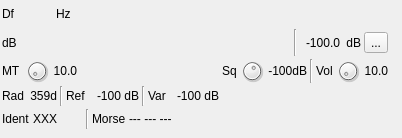
<?xml version="1.0" encoding="UTF-8"?>
<ui version="4.0">
 <class>VORDemodSCGUI</class>
 <widget class="RollupContents" name="VORDemodSCGUI">
  <property name="geometry">
   <rect>
    <x>0</x>
    <y>0</y>
    <width>402</width>
    <height>138</height>
   </rect>
  </property>
  <property name="sizePolicy">
   <sizepolicy hsizetype="Expanding" vsizetype="Fixed">
    <horstretch>0</horstretch>
    <verstretch>0</verstretch>
   </sizepolicy>
  </property>
  <property name="minimumSize">
   <size>
    <width>352</width>
    <height>110</height>
   </size>
  </property>
  <property name="maximumSize">
   <size>
    <width>560</width>
    <height>16777215</height>
   </size>
  </property>
  <property name="font">
   <font>
    <family>Liberation Sans</family>
    <pointsize>9</pointsize>
   </font>
  </property>
  <property name="focusPolicy">
   <enum>Qt::StrongFocus</enum>
  </property>
  <property name="windowTitle">
   <string>VOR Demodulator</string>
  </property>
  <widget class="QWidget" name="settingsContainer" native="true">
   <property name="geometry">
    <rect>
     <x>0</x>
     <y>0</y>
     <width>390</width>
     <height>131</height>
    </rect>
   </property>
   <property name="minimumSize">
    <size>
     <width>350</width>
     <height>0</height>
    </size>
   </property>
   <property name="windowTitle">
    <string>Settings</string>
   </property>
   <layout class="QVBoxLayout" name="verticalLayout">
    <property name="spacing">
     <number>3</number>
    </property>
    <property name="leftMargin">
     <number>2</number>
    </property>
    <property name="topMargin">
     <number>2</number>
    </property>
    <property name="rightMargin">
     <number>2</number>
    </property>
    <property name="bottomMargin">
     <number>2</number>
    </property>
    <item>
     <layout class="QHBoxLayout" name="deltaFreqPowLayout">
      <property name="topMargin">
       <number>2</number>
      </property>
      <item>
       <layout class="QHBoxLayout" name="deltaFreqiencyLayout">
        <item>
         <widget class="QLabel" name="deltaFrequencyLabel">
          <property name="minimumSize">
           <size>
            <width>16</width>
            <height>0</height>
           </size>
          </property>
          <property name="text">
           <string>Df</string>
          </property>
         </widget>
        </item>
        <item>
         <widget class="ValueDialZ" name="deltaFrequency" native="true">
          <property name="sizePolicy">
           <sizepolicy hsizetype="Maximum" vsizetype="Maximum">
            <horstretch>0</horstretch>
            <verstretch>0</verstretch>
           </sizepolicy>
          </property>
          <property name="minimumSize">
           <size>
            <width>32</width>
            <height>16</height>
           </size>
          </property>
          <property name="font">
           <font>
            <family>Liberation Mono</family>
            <pointsize>12</pointsize>
           </font>
          </property>
          <property name="cursor">
           <cursorShape>PointingHandCursor</cursorShape>
          </property>
          <property name="focusPolicy">
           <enum>Qt::StrongFocus</enum>
          </property>
          <property name="toolTip">
           <string>Demod shift frequency from center in Hz</string>
          </property>
         </widget>
        </item>
        <item>
         <widget class="QLabel" name="deltaUnits">
          <property name="text">
           <string>Hz </string>
          </property>
         </widget>
        </item>
       </layout>
      </item>
      <item>
       <spacer name="horizontalSpacer">
        <property name="orientation">
         <enum>Qt::Horizontal</enum>
        </property>
        <property name="sizeHint" stdset="0">
         <size>
          <width>40</width>
          <height>20</height>
         </size>
        </property>
       </spacer>
      </item>
     </layout>
    </item>
    <item>
     <layout class="QHBoxLayout" name="powLayout">
      <property name="topMargin">
       <number>2</number>
      </property>
      <item>
       <layout class="QHBoxLayout" name="levelLayout">
        <item>
         <widget class="QLabel" name="channelPowerMeterUnits">
          <property name="text">
           <string>dB</string>
          </property>
         </widget>
        </item>
        <item>
         <widget class="LevelMeterSignalDB" name="channelPowerMeter" native="true">
          <property name="sizePolicy">
           <sizepolicy hsizetype="Expanding" vsizetype="MinimumExpanding">
            <horstretch>0</horstretch>
            <verstretch>0</verstretch>
           </sizepolicy>
          </property>
          <property name="minimumSize">
           <size>
            <width>0</width>
            <height>24</height>
           </size>
          </property>
          <property name="font">
           <font>
            <family>Liberation Mono</family>
            <pointsize>8</pointsize>
           </font>
          </property>
          <property name="toolTip">
           <string>Level meter (dB) top trace: average, bottom trace: instantaneous peak, tip: peak hold</string>
          </property>
         </widget>
        </item>
        <item>
         <widget class="Line" name="line_4">
          <property name="orientation">
           <enum>Qt::Vertical</enum>
          </property>
         </widget>
        </item>
       </layout>
      </item>
      <item>
       <layout class="QHBoxLayout" name="channelPowerLayout">
        <item>
         <widget class="QLabel" name="channelPower">
          <property name="minimumSize">
           <size>
            <width>40</width>
            <height>0</height>
           </size>
          </property>
          <property name="toolTip">
           <string>Channel power</string>
          </property>
          <property name="layoutDirection">
           <enum>Qt::RightToLeft</enum>
          </property>
          <property name="text">
           <string>-100.0</string>
          </property>
          <property name="alignment">
           <set>Qt::AlignRight|Qt::AlignTrailing|Qt::AlignVCenter</set>
          </property>
         </widget>
        </item>
        <item>
         <widget class="QLabel" name="channelPowerUnits">
          <property name="text">
           <string> dB</string>
          </property>
         </widget>
        </item>
       </layout>
      </item>
      <item>
       <widget class="QToolButton" name="audioMute">
        <property name="toolTip">
         <string>Left: Mute/Unmute audio Right: view/select audio device</string>
        </property>
        <property name="text">
         <string>...</string>
        </property>
        <property name="icon">
         <iconset resource="../../../sdrgui/resources/res.qrc">
          <normaloff>:/sound_on.png</normaloff>
          <normalon>:/sound_off.png</normalon>:/sound_on.png</iconset>
        </property>
        <property name="checkable">
         <bool>true</bool>
        </property>
       </widget>
      </item>
     </layout>
    </item>
    <item>
     <layout class="QHBoxLayout" name="buttonLayout">
      <item>
       <widget class="QLabel" name="threshLabel">
        <property name="minimumSize">
         <size>
          <width>20</width>
          <height>0</height>
         </size>
        </property>
        <property name="text">
         <string>MT</string>
        </property>
       </widget>
      </item>
      <item>
       <widget class="QDial" name="thresh">
        <property name="maximumSize">
         <size>
          <width>24</width>
          <height>24</height>
         </size>
        </property>
        <property name="toolTip">
         <string>Morse code ident threshold (Linear SNR)</string>
        </property>
        <property name="minimum">
         <number>0</number>
        </property>
        <property name="maximum">
         <number>100</number>
        </property>
        <property name="pageStep">
         <number>1</number>
        </property>
        <property name="value">
         <number>0</number>
        </property>
       </widget>
      </item>
      <item>
       <widget class="QLabel" name="threshText">
        <property name="sizePolicy">
         <sizepolicy hsizetype="Minimum" vsizetype="Preferred">
          <horstretch>0</horstretch>
          <verstretch>0</verstretch>
         </sizepolicy>
        </property>
        <property name="minimumSize">
         <size>
          <width>25</width>
          <height>0</height>
         </size>
        </property>
        <property name="text">
         <string>10.0</string>
        </property>
        <property name="alignment">
         <set>Qt::AlignRight|Qt::AlignTrailing|Qt::AlignVCenter</set>
        </property>
       </widget>
      </item>
      <item>
       <spacer name="horizontalSpacer_2">
        <property name="orientation">
         <enum>Qt::Horizontal</enum>
        </property>
        <property name="sizeHint" stdset="0">
         <size>
          <width>40</width>
          <height>20</height>
         </size>
        </property>
       </spacer>
      </item>
      <item>
       <widget class="QLabel" name="label_4">
        <property name="text">
         <string>Sq</string>
        </property>
       </widget>
      </item>
      <item>
       <widget class="QDial" name="squelch">
        <property name="maximumSize">
         <size>
          <width>24</width>
          <height>24</height>
         </size>
        </property>
        <property name="toolTip">
         <string>Audio squelch threshold (dB)</string>
        </property>
        <property name="minimum">
         <number>-100</number>
        </property>
        <property name="maximum">
         <number>0</number>
        </property>
        <property name="pageStep">
         <number>1</number>
        </property>
        <property name="value">
         <number>-40</number>
        </property>
       </widget>
      </item>
      <item>
       <widget class="QLabel" name="squelchText">
        <property name="minimumSize">
         <size>
          <width>40</width>
          <height>0</height>
         </size>
        </property>
        <property name="text">
         <string>-100dB</string>
        </property>
        <property name="alignment">
         <set>Qt::AlignRight|Qt::AlignTrailing|Qt::AlignVCenter</set>
        </property>
       </widget>
      </item>
      <item>
       <widget class="Line" name="line_2">
        <property name="orientation">
         <enum>Qt::Vertical</enum>
        </property>
       </widget>
      </item>
      <item>
       <widget class="QLabel" name="label_3">
        <property name="text">
         <string>Vol</string>
        </property>
       </widget>
      </item>
      <item>
       <widget class="QDial" name="volume">
        <property name="maximumSize">
         <size>
          <width>24</width>
          <height>24</height>
         </size>
        </property>
        <property name="toolTip">
         <string>Audio volume</string>
        </property>
        <property name="maximum">
         <number>100</number>
        </property>
        <property name="pageStep">
         <number>1</number>
        </property>
       </widget>
      </item>
      <item>
       <widget class="QLabel" name="volumeText">
        <property name="minimumSize">
         <size>
          <width>25</width>
          <height>0</height>
         </size>
        </property>
        <property name="text">
         <string>10.0</string>
        </property>
        <property name="alignment">
         <set>Qt::AlignRight|Qt::AlignTrailing|Qt::AlignVCenter</set>
        </property>
       </widget>
      </item>
     </layout>
    </item>
    <item>
     <layout class="QHBoxLayout" name="radialLayout">
      <item>
       <widget class="QLabel" name="radialLabel">
        <property name="minimumSize">
         <size>
          <width>20</width>
          <height>0</height>
         </size>
        </property>
        <property name="text">
         <string>Rad</string>
        </property>
       </widget>
      </item>
      <item>
       <widget class="QLabel" name="radialText">
        <property name="sizePolicy">
         <sizepolicy hsizetype="Minimum" vsizetype="Preferred">
          <horstretch>0</horstretch>
          <verstretch>0</verstretch>
         </sizepolicy>
        </property>
        <property name="minimumSize">
         <size>
          <width>30</width>
          <height>0</height>
         </size>
        </property>
        <property name="toolTip">
         <string>Radial direction (degrees) red if low confidence</string>
        </property>
        <property name="text">
         <string>359d</string>
        </property>
        <property name="alignment">
         <set>Qt::AlignRight|Qt::AlignTrailing|Qt::AlignVCenter</set>
        </property>
       </widget>
      </item>
      <item>
       <widget class="Line" name="line">
        <property name="orientation">
         <enum>Qt::Vertical</enum>
        </property>
       </widget>
      </item>
      <item>
       <widget class="QLabel" name="refLabel">
        <property name="text">
         <string>Ref</string>
        </property>
       </widget>
      </item>
      <item>
       <widget class="QLabel" name="refText">
        <property name="minimumSize">
         <size>
          <width>50</width>
          <height>0</height>
         </size>
        </property>
        <property name="toolTip">
         <string>Magnitude of the received 30Hz FM reference signal in dB</string>
        </property>
        <property name="text">
         <string>-100 dB</string>
        </property>
        <property name="alignment">
         <set>Qt::AlignRight|Qt::AlignTrailing|Qt::AlignVCenter</set>
        </property>
       </widget>
      </item>
      <item>
       <widget class="Line" name="line_5">
        <property name="orientation">
         <enum>Qt::Vertical</enum>
        </property>
       </widget>
      </item>
      <item>
       <widget class="QLabel" name="varLabel">
        <property name="text">
         <string>Var</string>
        </property>
       </widget>
      </item>
      <item>
       <widget class="QLabel" name="varText">
        <property name="minimumSize">
         <size>
          <width>50</width>
          <height>0</height>
         </size>
        </property>
        <property name="toolTip">
         <string>Magnitude of the received 30Hz AM variable signal in dB</string>
        </property>
        <property name="text">
         <string>-100 dB</string>
        </property>
        <property name="alignment">
         <set>Qt::AlignRight|Qt::AlignTrailing|Qt::AlignVCenter</set>
        </property>
       </widget>
      </item>
      <item>
       <spacer name="horizontalSpacer_4">
        <property name="orientation">
         <enum>Qt::Horizontal</enum>
        </property>
        <property name="sizeHint" stdset="0">
         <size>
          <width>40</width>
          <height>20</height>
         </size>
        </property>
       </spacer>
      </item>
     </layout>
    </item>
    <item>
     <layout class="QHBoxLayout" name="identLayout">
      <item>
       <widget class="QLabel" name="identLabel">
        <property name="text">
         <string>Ident</string>
        </property>
       </widget>
      </item>
      <item>
       <widget class="QLabel" name="identText">
        <property name="minimumSize">
         <size>
          <width>50</width>
          <height>0</height>
         </size>
        </property>
        <property name="toolTip">
         <string>Decoded identity code yellow if not matching rules</string>
        </property>
        <property name="text">
         <string>XXX</string>
        </property>
       </widget>
      </item>
      <item>
       <widget class="Line" name="line_13">
        <property name="orientation">
         <enum>Qt::Vertical</enum>
        </property>
       </widget>
      </item>
      <item>
       <widget class="QLabel" name="morseLabel">
        <property name="text">
         <string>Morse</string>
        </property>
       </widget>
      </item>
      <item>
       <widget class="QLabel" name="morseText">
        <property name="minimumSize">
         <size>
          <width>120</width>
          <height>0</height>
         </size>
        </property>
        <property name="toolTip">
         <string>Morse identity decoded yellow if not matching rules</string>
        </property>
        <property name="text">
         <string>--- --- ---</string>
        </property>
       </widget>
      </item>
      <item>
       <spacer name="horizontalSpacer_9">
        <property name="orientation">
         <enum>Qt::Horizontal</enum>
        </property>
        <property name="sizeHint" stdset="0">
         <size>
          <width>40</width>
          <height>20</height>
         </size>
        </property>
       </spacer>
      </item>
     </layout>
    </item>
   </layout>
  </widget>
 </widget>
 <customwidgets>
  <customwidget>
   <class>RollupContents</class>
   <extends>QWidget</extends>
   <header>gui/rollupcontents.h</header>
   <container>1</container>
  </customwidget>
  <customwidget>
   <class>ValueDialZ</class>
   <extends>QWidget</extends>
   <header>gui/valuedialz.h</header>
   <container>1</container>
  </customwidget>
  <customwidget>
   <class>LevelMeterSignalDB</class>
   <extends>QWidget</extends>
   <header>gui/levelmeter.h</header>
   <container>1</container>
  </customwidget>
 </customwidgets>
 <tabstops>
  <tabstop>audioMute</tabstop>
 </tabstops>
 <resources>
  <include location="../../../sdrgui/resources/res.qrc"/>
  <include location="../../../sdrgui/resources/res.qrc"/>
 </resources>
 <connections/>
</ui>
